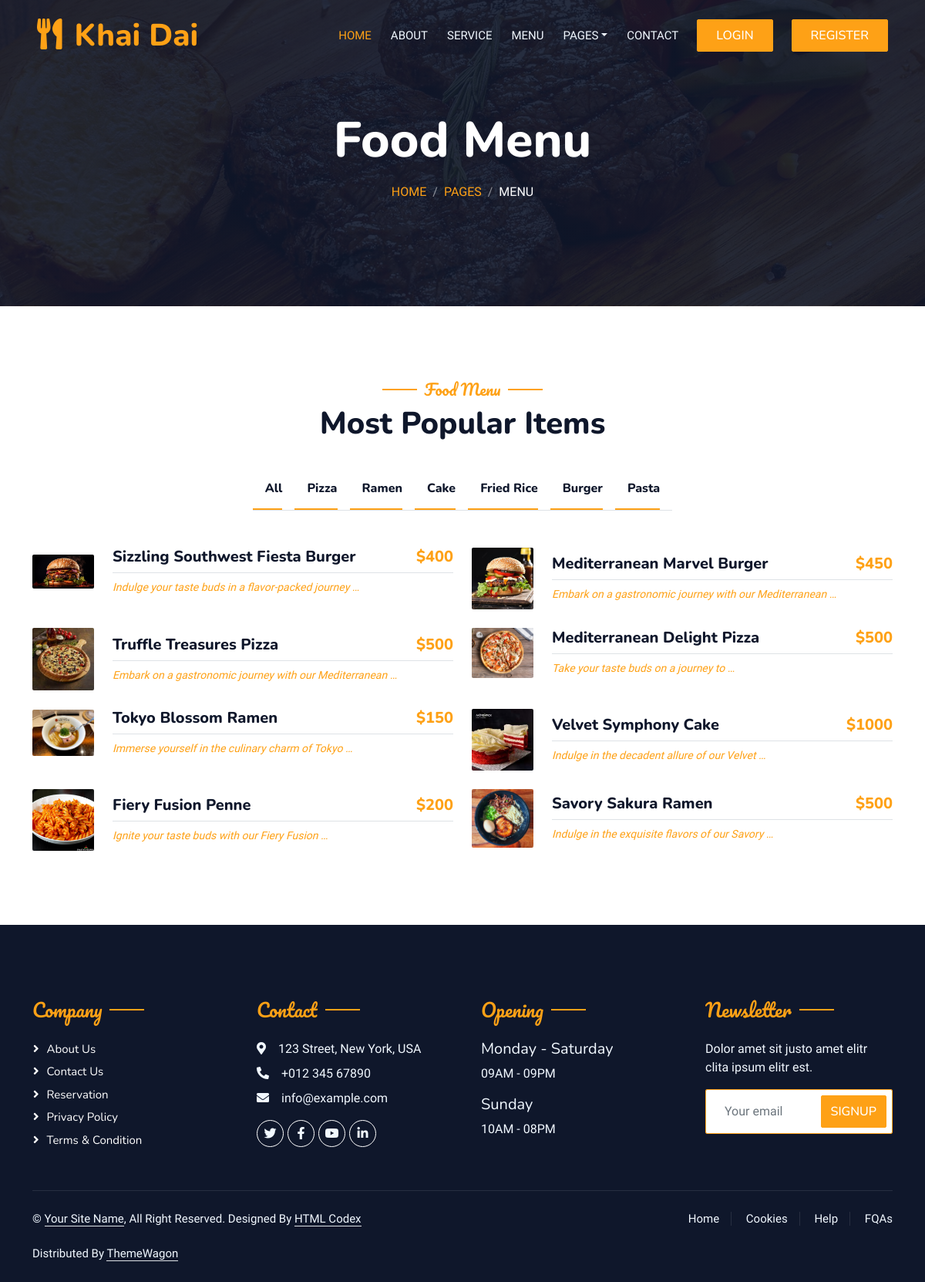
The app's page /menu/ with its own data.
### category/models.py (models this page shows, shortened)
class Category(models.Model):
    name = models.CharField(max_length=50)
    slug = models.SlugField(max_length = 100, unique = True, null = True, blank = True)

### menu/models.py (models this page shows, shortened)
class FoodItems(models.Model):
    name = models.CharField(max_length=50)
    category = models.ForeignKey(Category , on_delete=models.CASCADE, null = True , blank = True)
    price = models.DecimalField(max_digits=10, decimal_places=0)
    discounted_price = models.DecimalField(max_digits=10, decimal_places=2, blank=True, null=True,default=0)
    description = models.TextField()
    image = models.ImageField(upload_to='menu/uploads', height_field=None, width_field=None, max_length=None,default='')

### KhaiDaiRestaurant/views.py (the view)
# urls.py: path('menu/',views.MenuViewSet, name='menu'),
def MenuViewSet(request, brand_slug=None):
    data = FoodItems.objects.all()
    specials = FoodItems.objects.filter(discounted_price__isnull=False)  # Add this line for specials
    if brand_slug is not None:
        brand_name = Category.objects.get(slug=brand_slug)
        data = FoodItems.objects.filter(category=brand_name)
    brands = Category.objects.all()
    return render(request, 'menu.html', {'data': data, 'brands': brands, 'specials': specials})

### templates/menu.html (shortened to what this page needs)
{% extends 'base.html' %}
{% load static %}
{% block content %}
<div class="container-xxl py-5 bg-dark hero-header mb-5">
    <div class="container text-center my-5 pt-5 pb-4">
        <h1 class="display-3 text-white mb-3 animated slideInDown">Food Menu</h1>
        <nav aria-label="breadcrumb">
            <ol class="breadcrumb justify-content-center text-uppercase">
                <li class="breadcrumb-item"><a href="#">Home</a></li>
                <li class="breadcrumb-item"><a href="#">Pages</a></li>
                <li class="breadcrumb-item text-white active" aria-current="page">Menu</li>
            </ol>
        </nav>
    </div>
</div>
</div>
<div class="container-xxl py-5">
<div class="container">
    <div class="text-center wow fadeInUp" data-wow-delay="0.1s">
        <h5 class="section-title ff-secondary text-center text-primary fw-normal">Food Menu</h5>
        <h1 class="mb-5">Most Popular Items</h1>
    </div>
    <div class="tab-class text-center wow fadeInUp" data-wow-delay="0.1s">
        <ul class="nav nav-pills d-inline-flex justify-content-center border-bottom mb-5">
            <li class="nav-item">
                <a class="d-flex align-items-center text-start mx-3 ms-0 pb-3 active" href="{% url 'menu' %}">
                    <div class="ps-3">
                        <h6 class="mt-n1 mb-0">All</h6>
                    </div>
                </a>
            </li>
            {% for brand in brands %}
            <li class="nav-item">
                <a class="d-flex align-items-center text-start mx-3 ms-0 pb-3 active" href="{% url 'main_brand_wise' brand.slug %}">
                    <div class="ps-3">
                        <h6 class="mt-n1 mb-0">{{brand.name}}</h6>
                    </div>
                </a>
            </li>
            {% endfor %}
        </ul>
        <div class="tab-content">
            <div id="tab-1" class="tab-pane fade show p-0 active">
                <div class="row g-4">
                    {% for Singledata in data %}
                    <div class="col-lg-6">
                      {% if request.user.is_authenticated %}
                      {% if request.user.account.User_Type == 'admin' %}
                          <a href="#">
                    {% elif request.user.account.User_Type == 'customer' %}
                    <a href="{% url 'menu_detail' food_item_id=Singledata.id %}">
                      {% endif %}
                      {% else %}
                      <a href="{% url 'menu_detail' food_item_id=Singledata.id %}">
                      {% endif %}
                          <div class="d-flex align-items-center">
                              <img class="flex-shrink-0 img-fluid rounded" src="{{Singledata.image.url}}" alt="" style="width: 80px;">
                              <div class="w-100 d-flex flex-column text-start ps-4">
                                  <h5 class="d-flex justify-content-between border-bottom pb-2">
                                      <span>{{Singledata.name}}</span>
                                      <span class="text-primary">${{Singledata.price}}</span>
                                  </h5>
                                  <small class="fst-italic">{{Singledata.description | truncatewords:8}}</small>
                              </div>
                          </div>
                      </a>
                      </div>
                    {% endfor %}
                </div>
            </div>
        </div>
    </div>
</div>
</div>
{% endblock content %}

### templates/base.html (shortened to what this page needs)
{% load static %}
<!doctype html>
<html lang="en">
<head>
  <link href="https://cdnjs.cloudflare.com/ajax/libs/font-awesome/5.10.0/css/all.min.css" rel="stylesheet">
  <link href="https://cdn.jsdelivr.net/npm/bootstrap-icons@1.4.1/font/bootstrap-icons.css" rel="stylesheet">
  <link href="{% static 'lib/animate/animate.min.css' %}" rel="stylesheet" />
  <link href="{% static 'lib/owlcarousel/assets/owl.carousel.min.css' %}" rel="stylesheet" />
  <link href="{% static 'lib/tempusdominus/css/tempusdominus-bootstrap-4.min.css' %}" rel="stylesheet" />
  <link href="{% static 'css/bootstrap.min.css' %}" rel="stylesheet">
  <link href="{% static 'css/style.css' %}" rel="stylesheet">
</head>
  <body>
      <div class="container-xxl bg-white p-0">
      <div class="container-xxl position-relative p-0">
          <nav class="navbar navbar-expand-lg navbar-dark bg-dark px-4 px-lg-5 py-3 py-lg-0">
              <a href="{% url 'homepage' %}" class="navbar-brand p-0">
                  <h1 class="text-primary m-0"><i class="fa fa-utensils me-3"></i>Khai Dai</h1>
              </a>
              <div class="collapse navbar-collapse" id="navbarCollapse">
                  <div class="navbar-nav ms-auto py-0 pe-4">
                      <a href="{% url 'homepage' %}" class="nav-item nav-link active">Home</a>
                      <a href="{% url 'about_us' %}" class="nav-item nav-link">About</a>
                      <a href="{% url 'service' %}" class="nav-item nav-link">Service</a>
                      <a href="{% url 'menu' %}" class="nav-item nav-link">Menu</a>
                      <div class="nav-item dropdown">
                          <a href="#" class="nav-link dropdown-toggle" data-bs-toggle="dropdown">Pages</a>
                      </div>
                      <a href="{% url 'contact' %}" class="nav-item nav-link">Contact</a>
                  </div>
                  {% if request.user.is_authenticated %}
                  <ul class="navbar-nav">
                    <li class="nav-item dropdown">
                      <a
                        data-mdb-dropdown-init
                        class="nav-link dropdown-toggle d-flex align-items-center"
                        href="#"
                        id="navbarDropdownMenuLink"
                        role="button"
                        aria-expanded="false"
                      >
                        <img
                          src="{% static 'img/Profile.png' %}"
                          class="rounded-circle"
                          height="40"
                          alt="Portrait of a Woman"
                          loading="lazy"
                        />
                      </a>
                      <ul class="dropdown-menu nav_profile_image" style=" left: -50px;top: 75px;background-color: #202431;color: white !important;" aria-labelledby="navbarDropdownMenuLink">
                        {% comment %} <li class="desing_of_dropdown_menu">
                          <a class="dropdown-item text-light" href="#">My profile</a>
                        </li>
                        <li class="desing_of_dropdown_menu">
                          <a class="dropdown-item text-light" href="#">Order Item</a>
                        </li> {% endcomment %}
                        <li class="desing_of_dropdown_menu">
                          {% if request.user.is_authenticated %}
                          {% if request.user.account.User_Type == 'admin' %}
                              <a class="dropdown-item text-light" aria-current="page" href="{% url 'add_food' %}">Add Food Items</a>
                          {% endif %}
                          {% endif %}
                        </li>
                        <li class="desing_of_dropdown_menu">
                          {% if request.user.is_authenticated %}
                          {% if request.user.account.User_Type == 'customer' %}
                              <a class="dropdown-item text-light" aria-current="page" href="{% url 'view_cart' %}">View Cart</a>
                          {% endif %}
                          {% endif %}
                        </li>
                        <li class="desing_of_dropdown_menu">
                          {% if request.user.is_authenticated %}
                          {% if request.user.account.User_Type == 'admin' %}
                              <a class="dropdown-item text-light" aria-current="page" href="{% url 'all_orders' %}">Manage Orders</a>
                          {% endif %}
                          {% endif %}
                        </li>
                        <li class="desing_of_dropdown_menu">
                          {% if request.user.is_authenticated %}
                          {% if request.user.account.User_Type == 'customer' %}
                              <a class="dropdown-item text-light" aria-current="page" href="{% url 'order_history' %}">View Order History</a>
                          {% endif %}
                          {% endif %}
                        </li>
                        <li class="desing_of_dropdown_menu">
                          <a class="dropdown-item text-light" href="{% url 'logout' %}">Logout</a>
                        </li>
                      </ul>
                    </li>
                  </ul>
                  {% else %}
                  <a href="{% url 'login' %}" class="btn btn-primary py-2 px-4 me-4">Login</a>
                  <a href="{% url 'register' %}" class="btn btn-primary py-2 px-4">Register</a>
                  {% endif %}
              </div>
          </nav>
  {% block content %}{% endblock content %}
        <div class="container-fluid bg-dark text-light footer pt-5 mt-5 wow fadeIn" data-wow-delay="0.1s">
          <div class="container py-5">
              <div class="row g-5">
                  <div class="col-lg-3 col-md-6">
                      <h4 class="section-title ff-secondary text-start text-primary fw-normal mb-4">Company</h4>
                      <a class="btn btn-link" href="">About Us</a>
                      <a class="btn btn-link" href="">Contact Us</a>
                      <a class="btn btn-link" href="">Reservation</a>
                      <a class="btn btn-link" href="">Privacy Policy</a>
                      <a class="btn btn-link" href="">Terms & Condition</a>
                  </div>
                  <div class="col-lg-3 col-md-6">
                      <h4 class="section-title ff-secondary text-start text-primary fw-normal mb-4">Contact</h4>
                      <p class="mb-2"><i class="fa fa-map-marker-alt me-3"></i>123 Street, New York, USA</p>
                      <p class="mb-2"><i class="fa fa-phone-alt me-3"></i>+012 345 67890</p>
                      <p class="mb-2"><i class="fa fa-envelope me-3"></i>info@example.com</p>
                      <div class="d-flex pt-2">
                          <a class="btn btn-outline-light btn-social" href=""><i class="fab fa-twitter"></i></a>
                          <a class="btn btn-outline-light btn-social" href=""><i class="fab fa-facebook-f"></i></a>
                          <a class="btn btn-outline-light btn-social" href=""><i class="fab fa-youtube"></i></a>
                          <a class="btn btn-outline-light btn-social" href=""><i class="fab fa-linkedin-in"></i></a>
                      </div>
                  </div>
                  <div class="col-lg-3 col-md-6">
                      <h4 class="section-title ff-secondary text-start text-primary fw-normal mb-4">Opening</h4>
                      <h5 class="text-light fw-normal">Monday - Saturday</h5>
                      <p>09AM - 09PM</p>
                      <h5 class="text-light fw-normal">Sunday</h5>
                      <p>10AM - 08PM</p>
                  </div>
                  <div class="col-lg-3 col-md-6">
                      <h4 class="section-title ff-secondary text-start text-primary fw-normal mb-4">Newsletter</h4>
                      <p>Dolor amet sit justo amet elitr clita ipsum elitr est.</p>
                      <div class="position-relative mx-auto" style="max-width: 400px;">
                          <input class="form-control border-primary w-100 py-3 ps-4 pe-5" type="text" placeholder="Your email">
                          <button type="button" class="btn btn-primary py-2 position-absolute top-0 end-0 mt-2 me-2">SignUp</button>
                      </div>
                  </div>
              </div>
          </div>
          <div class="container">
              <div class="copyright">
                  <div class="row">
                      <div class="col-md-6 text-center text-md-start mb-3 mb-md-0">
                          &copy; <a class="border-bottom" href="#">Your Site Name</a>, All Right Reserved.
            Designed By <a class="border-bottom" href="https://htmlcodex.com">HTML Codex</a><br><br>
                          Distributed By <a class="border-bottom" href="https://themewagon.com" target="_blank">ThemeWagon</a>
                      </div>
                      <div class="col-md-6 text-center text-md-end">
                          <div class="footer-menu">
                              <a href="">Home</a>
                              <a href="">Cookies</a>
                              <a href="">Help</a>
                              <a href="">FQAs</a>
                          </div>
                      </div>
                  </div>
              </div>
          </div>
      </div>
  </body>
</html>

### records on screen
Category: name "Pizza"
Category: name "Ramen"
Category: name "Cake"
Category: name "Fried Rice"
Category: name "Burger"
Category: name "Pasta"
FoodItems: image (picture), name "Sizzling Southwest Fiesta Burger", price "400", description "Indulge your taste buds in a flavor-packed journey …"
FoodItems: image (picture), name "Mediterranean Marvel Burger", price "450", description "Embark on a gastronomic journey with our Mediterranean …"
FoodItems: image (picture), name "Truffle Treasures Pizza", price "500", description "Embark on a gastronomic journey with our Mediterranean …"
FoodItems: image (picture), name "Mediterranean Delight Pizza", price "500", description "Take your taste buds on a journey to …"
FoodItems: image (picture), name "Tokyo Blossom Ramen", price "150", description "Immerse yourself in the culinary charm of Tokyo …"
FoodItems: image (picture), name "Velvet Symphony Cake", price "1000", description "Indulge in the decadent allure of our Velvet …"
FoodItems: image (picture), name "Fiery Fusion Penne", price "200", description "Ignite your taste buds with our Fiery Fusion …"
FoodItems: image (picture), name "Savory Sakura Ramen", price "500", description "Indulge in the exquisite flavors of our Savory …"
